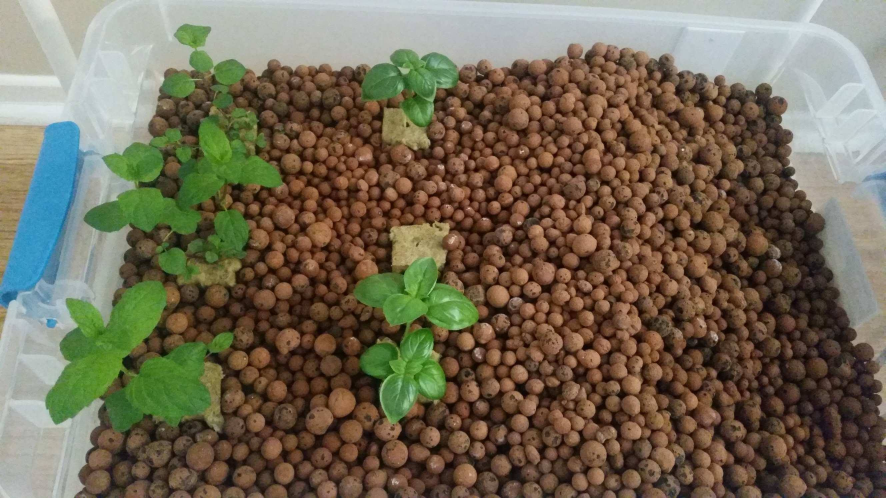
#> input picture pic.jpg, 2656 x 1494 px (shown at 1/3 size)
$ python second.py
#> lines starting #> are read from the running program, lines starting #| are printed output that depends on the picture; after the words box and inside, x2 and y2 are one past the last pixel; in counts of white or black regions, pixels touching at a corner belong together
import cv2
import numpy as np

image = cv2.imread('pic.jpg')
#> image is the input picture: shape (1494, 2656, 3); mean B, G, R 84.9, 104.9, 114
#cv2.imshow('Input image', image)
#cv2.waitKey(0)
small = cv2.resize(image, (0,0), fx=0.5, fy=0.5)
cv2.imshow('Small', small)
cv2.waitKey(0)

hsv = cv2.cvtColor(small, cv2.COLOR_BGR2HSV)
#> hsv: shape (747, 1328, 3); mean H, S, V 33.5, 106.9, 123.3

lower_green = np.array([27,0,0])
upper_green = np.array([255,255,255])


mask = cv2.inRange(hsv, lower_green, upper_green)
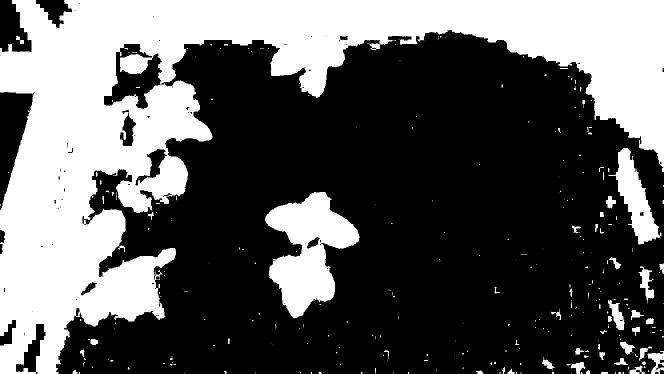
#> mask: shape (747, 1328) (shown at 1/2 size); 36.4% white; 293 white regions (226 under 20 px), largest, box (x1, y1, x2, y2) and area: (0, 0, 1328, 747) 319181, (530, 384, 719, 637) 24855, (1217, 296, 1323, 489) 7712
res = cv2.bitwise_and(small, small, mask = mask)
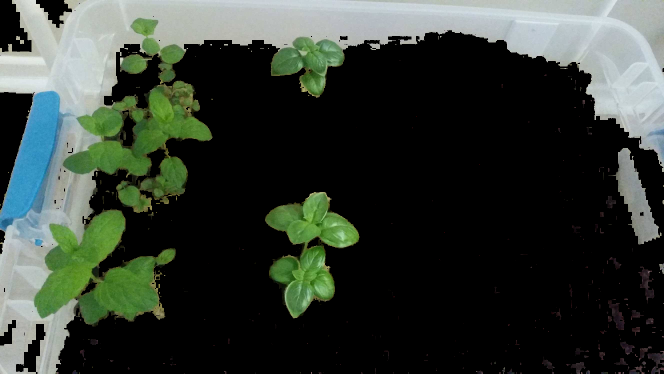
#> res: shape (747, 1328, 3) (shown at 1/2 size); mean B, G, R 51.2, 58.8, 50.9

cv2.imshow('Result', res)
cv2.waitKey(0)

$ run again, with bacterial-diseases-of-plants.jpg copied over pic.jpg
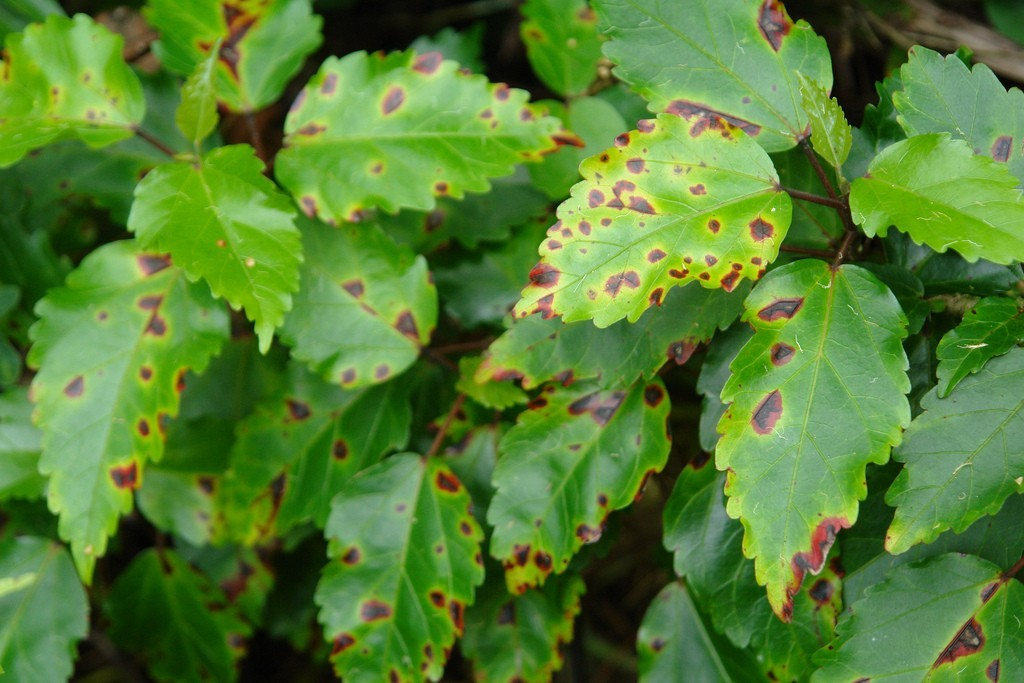
#> input picture bacterial-diseases-of-plants.jpg, 1024 x 683 px
#> image is the input picture: shape (683, 1024, 3); mean B, G, R 51, 127.1, 85.2
#> hsv: shape (342, 512, 3); mean H, S, V 47.1, 163.6, 128.9
#> `mask = cv2.inRange(hsv, lower_green, upper_green)`:
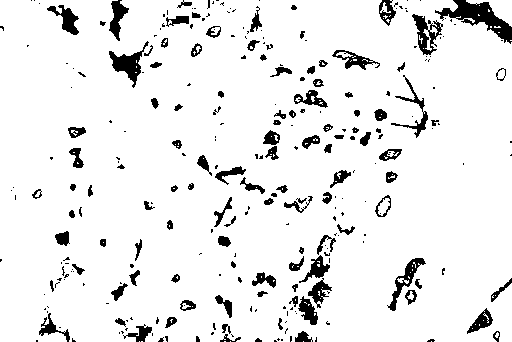
#> mask: shape (342, 512); 92% white; 288 black regions (173 under 20 px), largest, box (x1, y1, x2, y2) and area: (435, 0, 512, 44) 1198, (109, 41, 149, 88) 611, (412, 14, 443, 55) 530
#> `res = cv2.bitwise_and(small, small, mask = mask)`:
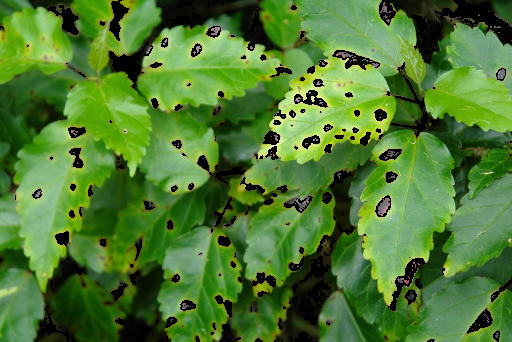
#> res: shape (342, 512, 3); mean B, G, R 47.4, 121.4, 77.9
